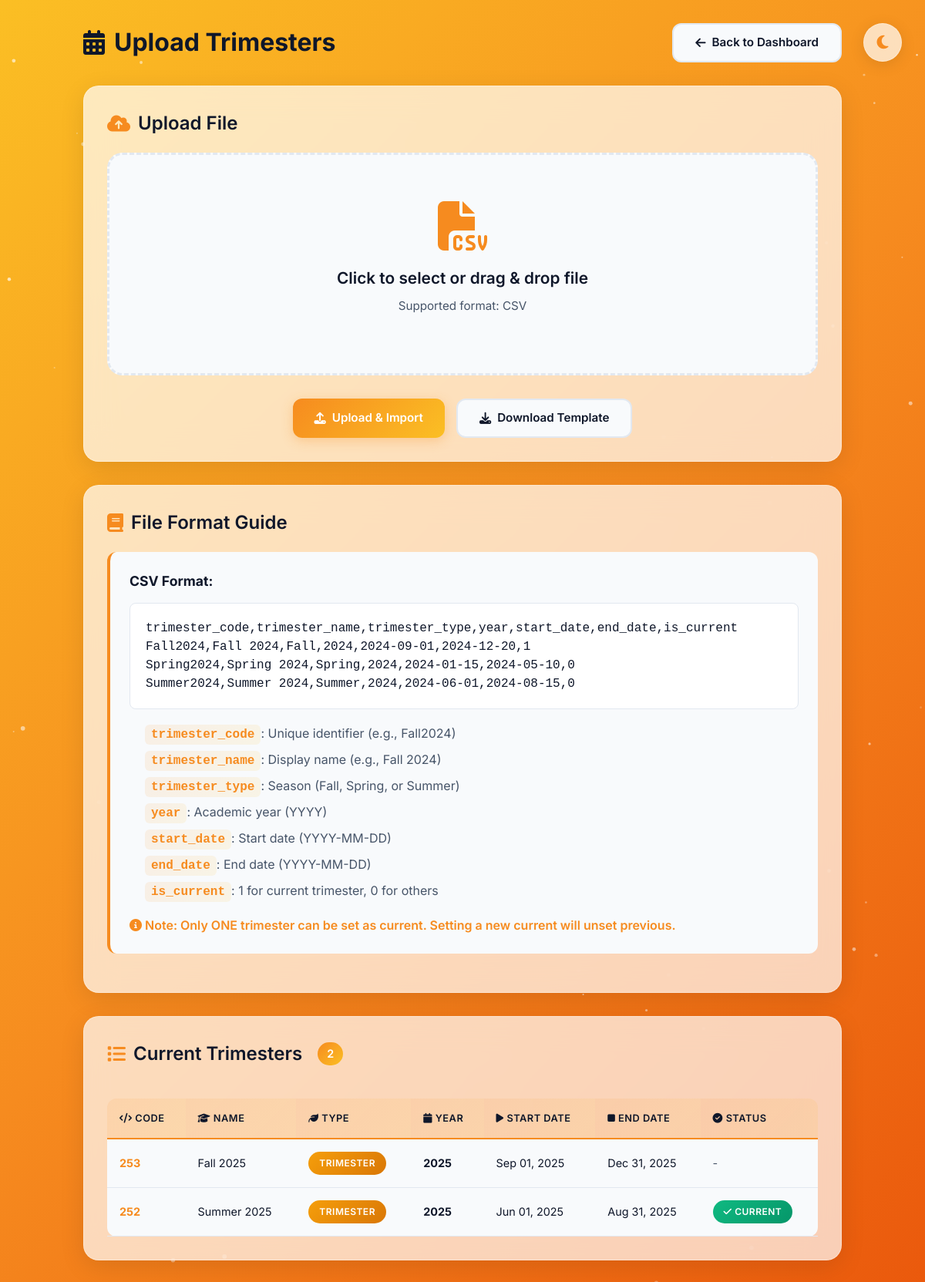
Page /admin/upload_trimesters.php (signed in) on the committed database.
### tables this page shows
CREATE TABLE `trimesters` (
  `trimester_id` int(11) NOT NULL,
  `trimester_code` varchar(20) NOT NULL,
  `trimester_name` varchar(50) NOT NULL,
  `trimester_type` enum('trimester','semester') NOT NULL,
  `year` int(11) NOT NULL,
  `start_date` date NOT NULL,
  `end_date` date NOT NULL,
  `is_current` tinyint(1) DEFAULT 0,
  `created_at` timestamp NOT NULL DEFAULT current_timestamp()
);

### admin/upload_trimesters.php (the view, shortened to what this page needs)
<?php
require_once('../config/database.php');
$result = $conn->query("SELECT * FROM trimesters ORDER BY year DESC, trimester_code DESC");
$existing_trimesters = $result->fetch_all(MYSQLI_ASSOC);
?>
<!DOCTYPE html>
<html lang="en" data-theme="light">
<head>
    <script src="https://cdn.tailwindcss.com"></script>
    <link rel="stylesheet" href="https://cdnjs.cloudflare.com/ajax/libs/font-awesome/6.4.0/css/all.min.css">
</head>
<body>
    <div class="theme-toggle" onclick="toggleTheme()">
        <i class="fas fa-moon" id="theme-icon"></i>
    </div>
    <div class="container">
        <div class="header">
            <h1>
                <i class="fas fa-calendar-alt"></i>
                Upload Trimesters
            </h1>
            <a href="index.php" class="btn btn-secondary">
                <i class="fas fa-arrow-left"></i>
                Back to Dashboard
            </a>
        </div>
        <div class="glass-card">
            <h2 style="color: var(--text-primary); margin-bottom: 20px; display: flex; align-items: center; gap: 10px; font-size: 1.5rem; font-weight: 600;">
                <i class="fas fa-cloud-upload-alt" style="color: #f68b1f;"></i>
                Upload File
            </h2>
            <form method="POST" enctype="multipart/form-data" id="uploadForm">
                <div class="upload-area" id="uploadArea" onclick="document.getElementById('fileInput').click()">
                    <i class="fas fa-file-csv upload-icon"></i>
                    <h3>Click to select or drag & drop file</h3>
                    <p style="margin-top: 10px;">Supported format: CSV</p>
                </div>
                <div style="text-align: center; margin-top: 30px; display: flex; gap: 15px; justify-content: center; flex-wrap: wrap;">
                    <button type="submit" class="btn btn-primary">
                        <i class="fas fa-upload"></i>
                        Upload & Import
                    </button>
                    <a href="download_template.php?type=trimesters" class="btn btn-secondary">
                        <i class="fas fa-download"></i>
                        Download Template
                    </a>
                </div>
            </form>
        </div>
        <div class="glass-card">
            <h2 style="color: var(--text-primary); margin-bottom: 20px; display: flex; align-items: center; gap: 10px; font-size: 1.5rem; font-weight: 600;">
                <i class="fas fa-book" style="color: #f68b1f;"></i>
                File Format Guide
            </h2>
            <div class="format-guide">
                <strong style="color: var(--text-primary); font-size: 1.1rem;">CSV Format:</strong>
                <pre>trimester_code,trimester_name,trimester_type,year,start_date,end_date,is_current
Fall2024,Fall 2024,Fall,2024,2024-09-01,2024-12-20,1
Spring2024,Spring 2024,Spring,2024,2024-01-15,2024-05-10,0
Summer2024,Summer 2024,Summer,2024,2024-06-01,2024-08-15,0</pre>
                <ul>
                    <li><code>trimester_code</code>: Unique identifier (e.g., Fall2024)</li>
                    <li><code>trimester_name</code>: Display name (e.g., Fall 2024)</li>
                    <li><code>trimester_type</code>: Season (Fall, Spring, or Summer)</li>
                    <li><code>year</code>: Academic year (YYYY)</li>
                    <li><code>start_date</code>: Start date (YYYY-MM-DD)</li>
                    <li><code>end_date</code>: End date (YYYY-MM-DD)</li>
                    <li><code>is_current</code>: 1 for current trimester, 0 for others</li>
                </ul>
                <p style="margin-top: 15px; color: #f68b1f; font-weight: 600;">
                    <i class="fas fa-info-circle"></i> Note: Only ONE trimester can be set as current. Setting a new current will unset previous.
                </p>
            </div>
        </div>
        <div class="glass-card">
            <h2 style="color: var(--text-primary); margin-bottom: 20px; display: flex; align-items: center; gap: 10px; font-size: 1.5rem; font-weight: 600;">
                <i class="fas fa-list" style="color: #f68b1f;"></i>
                Current Trimesters
                <span style="background: linear-gradient(135deg, #f68b1f, #fbbf24); color: white; padding: 4px 12px; border-radius: 20px; font-size: 0.9rem; margin-left: 10px;">
                    <?php echo count($existing_trimesters); ?>
                </span>
            </h2>
            <?php if (empty($existing_trimesters)): ?>
                <div class="empty-state">
                    <i class="fas fa-inbox"></i>
                    <p style="font-size: 1.1rem; margin-top: 10px;">No trimesters found. Upload a file to add trimesters.</p>
                </div>
            <?php else: ?>
                <div style="overflow-x: auto;">
                    <table>
                        <thead>
                            <tr>
                                <th><i class="fas fa-code"></i> Code</th>
                                <th><i class="fas fa-graduation-cap"></i> Name</th>
                                <th><i class="fas fa-leaf"></i> Type</th>
                                <th><i class="fas fa-calendar"></i> Year</th>
                                <th><i class="fas fa-play"></i> Start Date</th>
                                <th><i class="fas fa-stop"></i> End Date</th>
                                <th><i class="fas fa-check-circle"></i> Status</th>
                            </tr>
                        </thead>
                        <tbody>
                            <?php foreach ($existing_trimesters as $trim): ?>
                                <tr>
                                    <td><strong style="color: #f68b1f;"><?php echo htmlspecialchars($trim['trimester_code']); ?></strong></td>
                                    <td><?php echo htmlspecialchars($trim['trimester_name']); ?></td>
                                    <td>
                                        <?php
                                        $badge_class = 'badge-fall';
                                        ?>
                                        <span class="badge <?php echo $badge_class; ?>">
                                            <?php echo strtoupper($trim['trimester_type']); ?>
                                        </span>
                                    </td>
                                    <td><strong><?php echo $trim['year']; ?></strong></td>
                                    <td><?php echo date('M d, Y', strtotime($trim['start_date'])); ?></td>
                                    <td><?php echo date('M d, Y', strtotime($trim['end_date'])); ?></td>
                                    <td>
                                        <?php if ($trim['is_current']): ?>
                                            <span class="badge badge-current">
                                                <i class="fas fa-check"></i> CURRENT
                                            </span>
                                        <?php else: ?>
                                            <span style="color: var(--text-secondary);">-</span>
                                        <?php endif; ?>
                                    </td>
                                </tr>
                            <?php endforeach; ?>
                        </tbody>
                    </table>
                </div>
            <?php endif; ?>
        </div>
    </div>
</body>
</html>

### rows in the picture
trimesters: trimester_code "253", trimester_name "Fall 2025", trimester_type "TRIMESTER", year "2025", start_date "Sep 01, 2025", end_date "Dec 31, 2025"
trimesters: trimester_code "252", trimester_name "Summer 2025", trimester_type "TRIMESTER", year "2025", start_date "Jun 01, 2025", end_date "Aug 31, 2025", is_current 1 (drawn)

### other values in the picture
count($existing_trimesters) "2"
